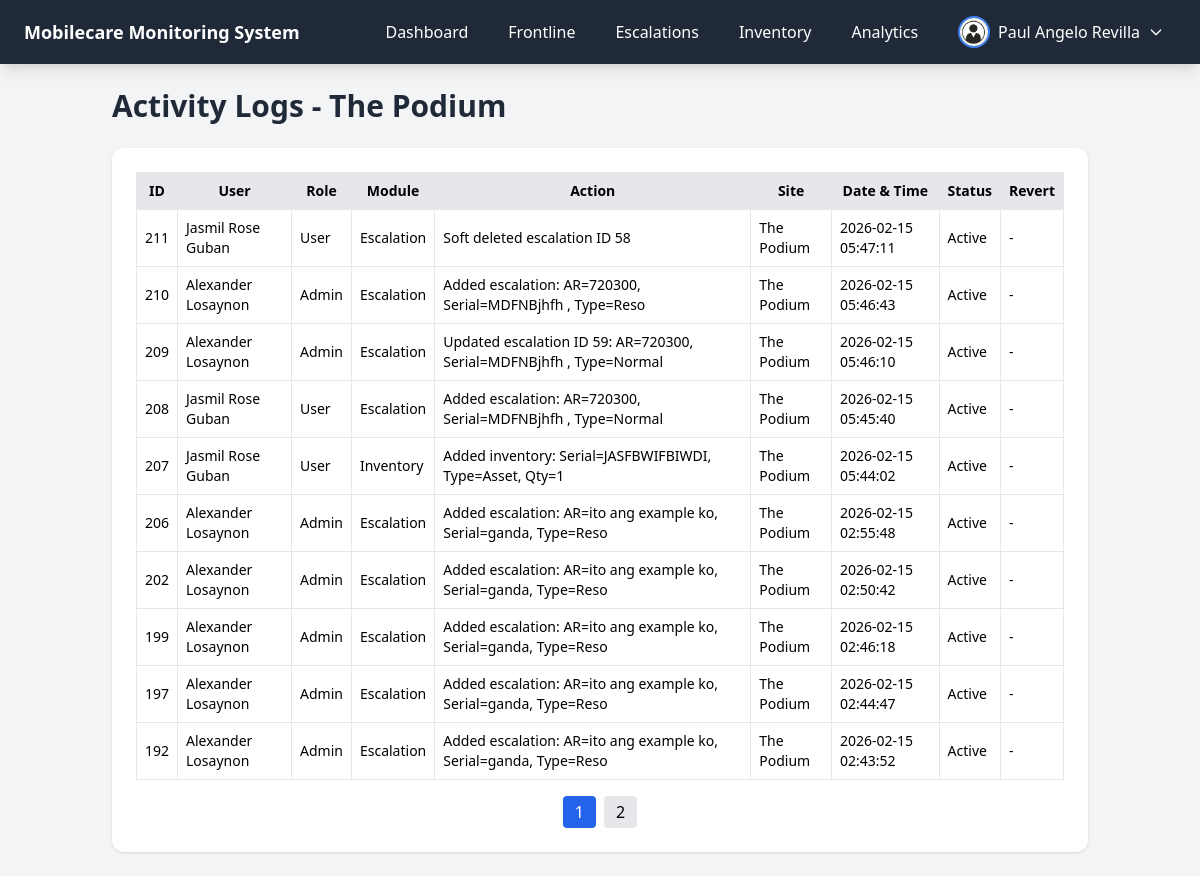
The page /dashboard/activity_logs.php (signed in) on the database its author committed.
### tables this page shows
CREATE TABLE `activity_logs` (
  `id` int(11) NOT NULL,
  `user_id` int(11) DEFAULT NULL,
  `module` varchar(50) NOT NULL,
  `action` text NOT NULL,
  `site` varchar(50) DEFAULT NULL,
  `activity` text DEFAULT NULL,
  `created_at` timestamp NOT NULL DEFAULT current_timestamp(),
  `target_table` varchar(50) DEFAULT NULL,
  `target_id` int(11) DEFAULT NULL,
  `deleted_at` datetime DEFAULT NULL
);

CREATE TABLE `users` (
  `id` int(11) NOT NULL,
  `name` varchar(100) DEFAULT NULL,
  `email` varchar(100) DEFAULT NULL,
  `password` varchar(255) DEFAULT NULL,
  `role` enum('super_admin','admin','user') DEFAULT 'user',
  `status` enum('active','inactive') DEFAULT 'active',
  `created_at` timestamp NOT NULL DEFAULT current_timestamp(),
  `site` varchar(100) NOT NULL DEFAULT 'Marikina',
  `position` varchar(50) DEFAULT 'Engineer',
  `profile_image` varchar(255) DEFAULT NULL
);

### dashboard/activity_logs.php (the view, shortened to what this page needs)
<?php
require '../config/database.php';
$role = $_SESSION['role'];
$site = $_SESSION['site'] ?? '';
$limit = 10;
$page = isset($_GET['page']) ? intval($_GET['page']) : 1;
$offset = ($page - 1) * $limit;
if($role === 'super_admin'){
    $count_stmt = $conn->prepare("SELECT COUNT(*) AS total FROM activity_logs");
} else {
    $count_stmt = $conn->prepare("
        SELECT COUNT(*) AS total
        FROM activity_logs l
        LEFT JOIN users u ON u.id = l.user_id
        WHERE u.site = ?
    ");
    $count_stmt->bind_param("s",$site);
}
$count_stmt->execute();
$total_logs = $count_stmt->get_result()->fetch_assoc()['total'];
$total_pages = ceil($total_logs / $limit);
if($role === 'super_admin'){
    $stmt = $conn->prepare("
        SELECT l.*, u.name AS user_name, u.role, u.site
        FROM activity_logs l
        LEFT JOIN users u ON u.id = l.user_id
        ORDER BY l.created_at DESC
        LIMIT ? OFFSET ?
    ");
    $stmt->bind_param("ii",$limit,$offset);
} else {
    $stmt = $conn->prepare("
        SELECT l.*, u.name AS user_name, u.role, u.site
        FROM activity_logs l
        LEFT JOIN users u ON u.id = l.user_id
        WHERE u.site = ?
        ORDER BY l.created_at DESC
        LIMIT ? OFFSET ?
    ");
    $stmt->bind_param("sii",$site,$limit,$offset);
}
$stmt->execute();
$logs = $stmt->get_result();
?>
<!DOCTYPE html>
<html lang="en">
<head>
<script src="https://cdn.tailwindcss.com"></script>
<link href='https://unpkg.com/boxicons@2.1.4/css/boxicons.min.css' rel='stylesheet'>
</head>
<body class="bg-gray-100 min-h-screen">
<?php include '../layouts/navbar.php'; ?>
<div class="container mx-auto p-6">
    <h1 class="text-3xl font-bold mb-6 text-gray-800">
        Activity Logs <?= $role==='super_admin' ? '(All Sites)' : '- '.htmlspecialchars($site) ?>
    </h1>
    <div class="bg-white p-6 rounded-xl shadow overflow-x-auto">
        <table class="w-full border-collapse text-sm">
            <thead class="bg-gray-200">
                <tr>
                    <th class="border p-2">ID</th>
                    <th class="border p-2">User</th>
                    <th class="border p-2">Role</th>
                    <th class="border p-2">Module</th>
                    <th class="border p-2">Action</th>
                    <th class="border p-2">Site</th>
                    <th class="border p-2">Date & Time</th>
                    <th class="border p-2">Status</th>
                    <th class="border p-2">Revert</th>
                </tr>
            </thead>
            <tbody>
                <?php if($logs && $logs->num_rows > 0): ?>
                    <?php while($log = $logs->fetch_assoc()): ?>
                        <?php
                            $is_deleted = false;
                            $escalation_id = null;
                            if($log['module'] === 'Escalation'){
                                if(!empty($log['target_id'])){
                                    $escalation_id = intval($log['target_id']);
                                } else {
                                    if(preg_match('/Soft deleted escalation ID (\d+)/', $log['action'], $matches)){
                                        $escalation_id = intval($matches[1]);
                                    }
                                }
                            }
                        ?>
                        <tr class="hover:bg-gray-100 <?= $is_deleted ? 'bg-red-50 line-through' : '' ?>">
                            <td class="border p-2"><?= $log['id'] ?></td>
                            <td class="border p-2"><?= htmlspecialchars($log['user_name'] ?? '-') ?></td>
                            <td class="border p-2"><?= ucfirst($log['role'] ?? '-') ?></td>
                            <td class="border p-2"><?= htmlspecialchars($log['module'] ?? '-') ?></td>
                            <td class="border p-2"><?= htmlspecialchars($log['action'] ?? '-') ?></td>
                            <td class="border p-2"><?= htmlspecialchars($log['site'] ?? '-') ?></td>
                            <td class="border p-2"><?= $log['created_at'] ?></td>
                            <td class="border p-2"><?= $is_deleted ? 'Deleted' : 'Active' ?></td>
                            <td class="border p-2">
                                <?php if($is_deleted && $escalation_id): ?>
                                    <form method="POST">
                                        <input type="hidden" name="log_id" value="<?= $log['id'] ?>">
                                        <button type="submit" name="revert_delete" class="bg-green-600 hover:bg-green-700 text-white px-2 py-1 rounded text-sm">Revert</button>
                                    </form>
                                <?php else: ?>
                                    -
                                <?php endif; ?>
                            </td>
                        </tr>
                    <?php endwhile; ?>
                <?php else: ?>
                    <tr>
                        <td class="border p-2 text-center" colspan="9">No activity logs found.</td>
                    </tr>
                <?php endif; ?>
            </tbody>
        </table>
        <div class="mt-4 flex justify-center space-x-2">
            <?php for($i=1;$i<=$total_pages;$i++): ?>
                <a href="?page=<?= $i ?>" class="px-3 py-1 rounded <?= $i==$page ? 'bg-blue-600 text-white' : 'bg-gray-200' ?>"><?= $i ?></a>
            <?php endfor; ?>
        </div>
    </div>
</div>
</body>
</html>

### rows shown on the page
activity_logs: id "211", user.name "Jasmil Rose Guban", user.role "User", module "Escalation", action "Soft deleted escalation ID 58", user.site "The Podium", created_at "2026-02-15 05:47:11"
activity_logs: id "210", user.name "Alexander Losaynon", user.role "Admin", module "Escalation", action "Added escalation: AR=720300, Serial=MDFNBjhfh , Type=Reso", user.site "The Podium", created_at "2026-02-15 05:46:43"
activity_logs: id "209", user.name "Alexander Losaynon", user.role "Admin", module "Escalation", action "Updated escalation ID 59: AR=720300, Serial=MDFNBjhfh , Type=Normal", user.site "The Podium", created_at "2026-02-15 05:46:10"
activity_logs: id "208", user.name "Jasmil Rose Guban", user.role "User", module "Escalation", action "Added escalation: AR=720300, Serial=MDFNBjhfh , Type=Normal", user.site "The Podium", created_at "2026-02-15 05:45:40"
activity_logs: id "207", user.name "Jasmil Rose Guban", user.role "User", module "Inventory", action "Added inventory: Serial=JASFBWIFBIWDI, Type=Asset, Qty=1", user.site "The Podium", created_at "2026-02-15 05:44:02"
activity_logs: id "206", user.name "Alexander Losaynon", user.role "Admin", module "Escalation", action "Added escalation: AR=ito ang example ko, Serial=ganda, Type=Reso", user.site "The Podium", created_at "2026-02-15 02:55:48"
activity_logs: id "202", user.name "Alexander Losaynon", user.role "Admin", module "Escalation", action "Added escalation: AR=ito ang example ko, Serial=ganda, Type=Reso", user.site "The Podium", created_at "2026-02-15 02:50:42"
activity_logs: id "199", user.name "Alexander Losaynon", user.role "Admin", module "Escalation", action "Added escalation: AR=ito ang example ko, Serial=ganda, Type=Reso", user.site "The Podium", created_at "2026-02-15 02:46:18"
activity_logs: id "197", user.name "Alexander Losaynon", user.role "Admin", module "Escalation", action "Added escalation: AR=ito ang example ko, Serial=ganda, Type=Reso", user.site "The Podium", created_at "2026-02-15 02:44:47"
activity_logs: id "192", user.name "Alexander Losaynon", user.role "Admin", module "Escalation", action "Added escalation: AR=ito ang example ko, Serial=ganda, Type=Reso", user.site "The Podium", created_at "2026-02-15 02:43:52"

### other values the page prints
$_SESSION['name'] "Paul Angelo Revilla"
$site "The Podium"
